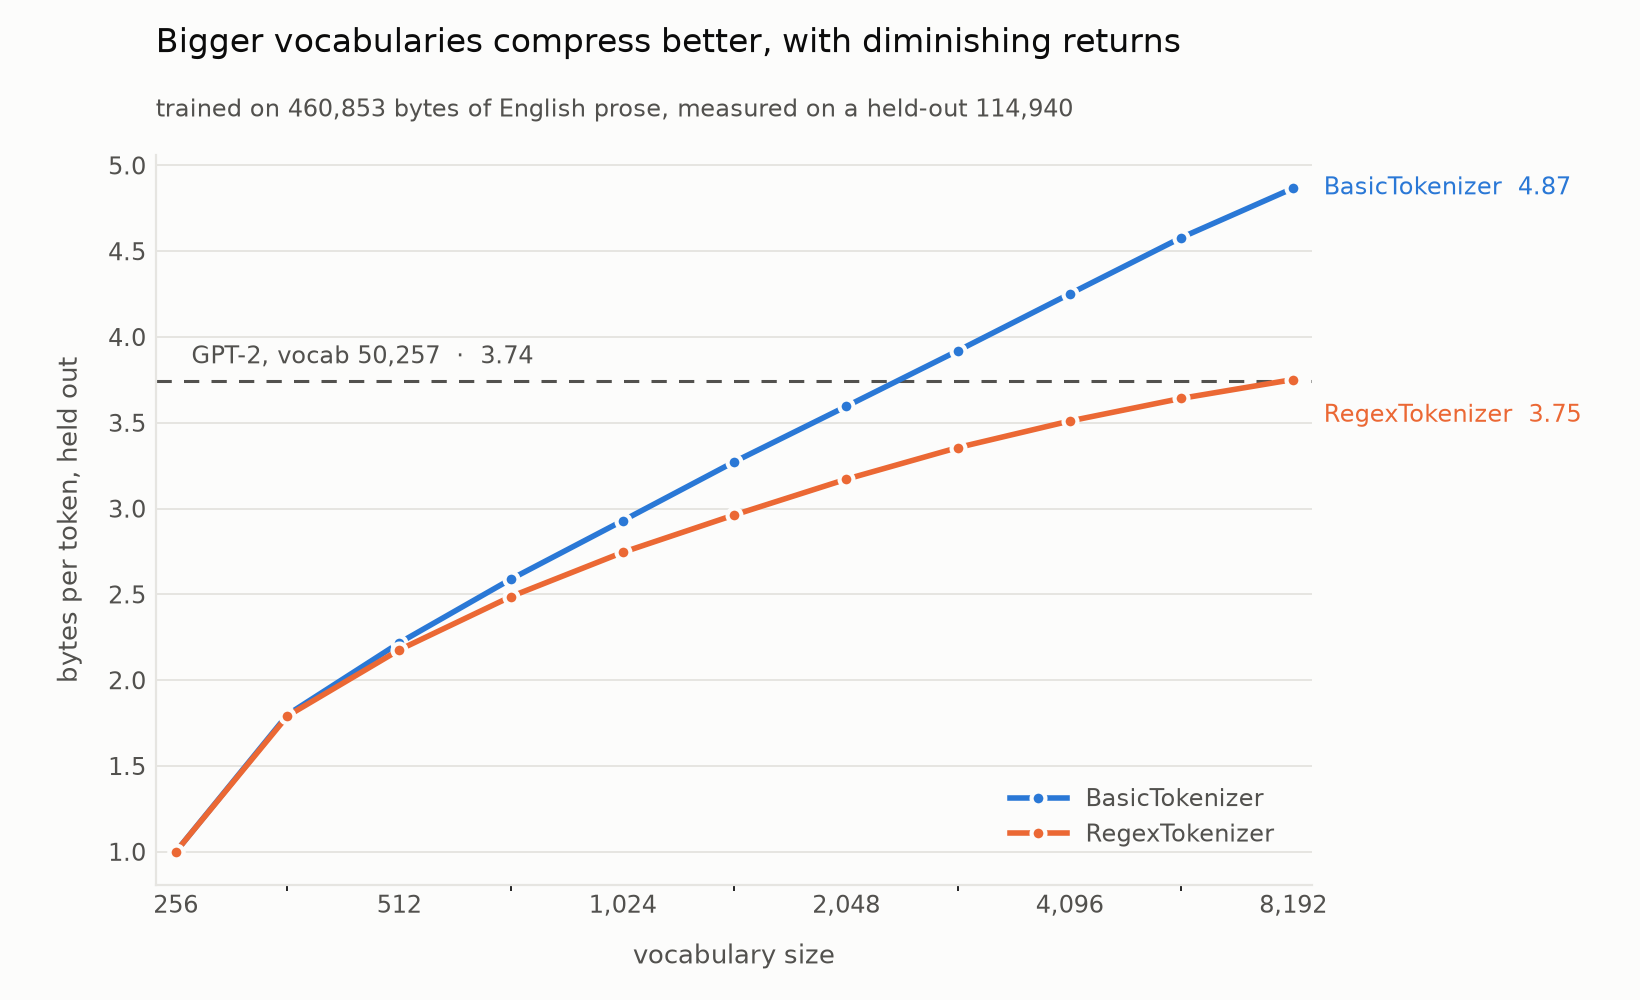

Recreate this plot in Python.
"""
Bytes per token as a function of vocabulary size, measured on held-out text.

Trains BasicTokenizer and RegexTokenizer on one slice of a corpus and measures
compression on a slice they never saw, across log-spaced vocab sizes from 256
(no merges at all, 1.00 bytes/token by definition) up to 8192. GPT-2's ratio on
the same held-out text is drawn as a reference.

    python benchmarks/compression.py                  # bundled Sherlock Holmes
    python benchmarks/compression.py --quick          # ~1 min, coarser sweep
    python benchmarks/compression.py --input book.txt --holdout-frac 0.2
    python benchmarks/compression.py --train a.txt --holdout b.txt

Writes benchmarks/compression.png and benchmarks/compression.json; --replot
redraws the figure from that json without retraining.
"""

from __future__ import annotations

# This module is named `compression`, which since Python 3.14 is also a stdlib
# package (bz2 does `from compression._common import _streams`). Running this
# file as a script puts benchmarks/ at the front of sys.path, where it would
# shadow that package and break bz2 -> shutil -> matplotlib. So drop our own
# directory from sys.path and add the repo root, before importing anything
# else. `os` and `sys` are already loaded at interpreter startup.
import os
import sys

_HERE = os.path.dirname(os.path.abspath(__file__))
_REPO_ROOT = os.path.dirname(_HERE)
sys.path[:] = [p for p in sys.path if os.path.abspath(p or os.getcwd()) != _HERE]
sys.path.insert(0, _REPO_ROOT)

import argparse  # noqa: E402
import copy  # noqa: E402
import json  # noqa: E402
import time  # noqa: E402
from pathlib import Path  # noqa: E402

from bpe import BasicTokenizer, RegexTokenizer  # noqa: E402
from bpe.base import Tokenizer  # noqa: E402
from bpe.gpt2 import GPT2Tokenizer  # noqa: E402

REPO_ROOT = Path(_REPO_ROOT)
OUT_PNG = REPO_ROOT / "benchmarks" / "compression.png"
OUT_JSON = REPO_ROOT / "benchmarks" / "compression.json"

TOKENIZERS = {"BasicTokenizer": BasicTokenizer, "RegexTokenizer": RegexTokenizer}

# design tokens, light surface
SURFACE = "#fcfcfb"
INK = "#0b0b0b"
INK_MUTED = "#52514e"
GRID = "#e6e5e1"
SERIES = {"BasicTokenizer": "#2a78d6", "RegexTokenizer": "#eb6834"}


def log_spaced(lo: int = 256, hi: int = 8192, per_octave: int = 2) -> list[int]:
    """Vocab sizes spaced evenly on a log2 axis, endpoints included."""
    import math

    steps = round(math.log2(hi / lo) * per_octave)
    sizes = [round(lo * 2 ** (i / per_octave)) for i in range(steps + 1)]
    return sorted(dict.fromkeys(sizes))


# -----------------------------------------------------------------------------
# corpus


def load_default_corpus() -> str:
    """
    The repo's standard corpus: Project Gutenberg's Sherlock Holmes.

    Reuses conftest's downloader rather than duplicating it, so the benchmark
    and the tests measure the same bytes from the same cache.
    """
    sys.path.insert(0, str(REPO_ROOT))
    from conftest import download_corpus, strip_gutenberg_boilerplate

    raw = download_corpus().read_text(encoding="utf-8").replace("\r\n", "\n")
    return strip_gutenberg_boilerplate(raw)


def split_corpus(text: str, holdout_frac: float) -> tuple[str, str]:
    """
    Contiguous split: the first (1-frac) trains, the last frac is held out.

    Contiguous rather than interleaved, so the held-out slice is genuinely
    unseen prose and not sentences surrounded by their own neighbours. It is
    still the same author and register as the training half, so these numbers
    describe in-domain generalization; use --train/--holdout with two unrelated
    files for the out-of-domain question.
    """
    cut = int(len(text) * (1.0 - holdout_frac))
    return text[:cut], text[cut:]


# -----------------------------------------------------------------------------
# measurement


def truncated(tok: Tokenizer, vocab_size: int) -> Tokenizer:
    """
    A copy of `tok` keeping only its first `vocab_size - 256` merges.

    This is the trick that makes the sweep affordable. Training is greedy and
    its state at step i does not depend on the target vocab size, so the merge
    list learned for 8192 has the list for any smaller vocab as an exact
    prefix. One training run therefore yields every point on the curve;
    training each size separately would repeat the same work eleven times.
    tests/test_compression_benchmark.py pins that equivalence.
    """
    clone = copy.copy(tok)  # shares the compiled split pattern; merges below are fresh
    clone.merges = dict(list(tok.merges.items())[: vocab_size - 256])
    clone.vocab = clone._build_vocab()
    return clone


def ratio(tok: Tokenizer, text: str) -> tuple[float, int, float]:
    """(bytes per token, token count, seconds) for `text` under `tok`."""
    t0 = time.perf_counter()
    ids = tok.encode(text)
    elapsed = time.perf_counter() - t0
    assert tok.decode(ids) == text, f"{type(tok).__name__} failed to roundtrip"
    return len(text.encode("utf-8")) / len(ids), len(ids), elapsed


def gpt2_reference(text: str) -> float | None:
    """GPT-2's bytes per token on `text`, or None if its files can't be loaded."""
    try:
        tok = GPT2Tokenizer.from_pretrained()
    except Exception as e:
        print(f"(skipping GPT-2 reference: {e})")
        return None
    return len(text.encode("utf-8")) / len(tok.encode_ordinary(text))


def run(train_text: str, holdout_text: str, sizes: list[int]) -> dict:
    """Train each tokenizer once at max(sizes), then measure every prefix."""
    results = []
    header = (
        f"{'tokenizer':<16}{'vocab':>7}{'held-out':>10}{'train':>8}"
        f"{'tokens':>9}{'enc s':>8}"
    )

    for name, cls in TOKENIZERS.items():
        print(f"\ntraining {name} to vocab {max(sizes)} "
              f"on {len(train_text.encode('utf-8')):,} bytes ...", flush=True)
        tok = cls()
        t0 = time.perf_counter()
        tok.train(train_text, max(sizes))
        train_s = time.perf_counter() - t0
        print(f"  {train_s:.1f}s\n")
        print(header)
        print("-" * len(header))

        for vocab_size in sizes:
            small = truncated(tok, vocab_size)
            held_ratio, ntokens, enc_s = ratio(small, holdout_text)
            train_ratio, _, _ = ratio(small, train_text)
            results.append({
                "name": name,
                "vocab_size": vocab_size,
                "holdout_ratio": held_ratio,
                "train_ratio": train_ratio,
                "holdout_tokens": ntokens,
                "encode_s": enc_s,
            })
            print(f"{name:<16}{vocab_size:>7}{held_ratio:>10.3f}{train_ratio:>8.3f}"
                  f"{ntokens:>9}{enc_s:>8.2f}", flush=True)

    reference = gpt2_reference(holdout_text)
    if reference is not None:
        print(f"\nGPT-2 (vocab 50257) on held-out text: {reference:.3f} bytes/token")

    return {
        "train_bytes": len(train_text.encode("utf-8")),
        "holdout_bytes": len(holdout_text.encode("utf-8")),
        "sizes": sizes,
        "gpt2_ratio": reference,
        "results": results,
    }


# -----------------------------------------------------------------------------
# plot


def plot(data: dict, out_path: Path):
    import matplotlib

    matplotlib.use("Agg")
    import matplotlib.pyplot as plt
    from matplotlib.ticker import FixedLocator, FuncFormatter, NullFormatter

    results, reference = data["results"], data["gpt2_ratio"]
    sizes = data["sizes"]

    fig, ax = plt.subplots(figsize=(8.2, 5.0), dpi=200)
    fig.patch.set_facecolor(SURFACE)
    ax.set_facecolor(SURFACE)

    # recessive solid hairline grid, y only: the reader compares heights
    ax.set_axisbelow(True)
    ax.grid(axis="y", color=GRID, linewidth=0.7, linestyle="-")
    for side in ("top", "right"):
        ax.spines[side].set_visible(False)
    for side in ("left", "bottom"):
        ax.spines[side].set_color(GRID)
        ax.spines[side].set_linewidth(0.8)

    if reference is not None:
        ax.axhline(reference, color=INK_MUTED, linewidth=1.1, linestyle=(0, (5, 4)),
                   zorder=1)
        # anchored left, where the curves are still far below it
        ax.text(sizes[0] * 1.05, reference + 0.07,
                f"GPT-2, vocab 50,257  ·  {reference:.2f}",
                color=INK_MUTED, fontsize=8.5, va="bottom", ha="left")

    # nudge colliding endpoint labels apart; RegexTokenizer lands on the GPT-2 rule
    label_offset = {"BasicTokenizer": 0, "RegexTokenizer": -13}
    for name in TOKENIZERS:
        rows = [r for r in results if r["name"] == name]
        if not rows:
            continue
        xs = [r["vocab_size"] for r in rows]
        ys = [r["holdout_ratio"] for r in rows]
        ax.plot(xs, ys, color=SERIES[name], linewidth=2, marker="o", markersize=5,
                markeredgecolor=SURFACE, markeredgewidth=1.5, label=name, zorder=3)
        # direct label at the right endpoint, so identity never rests on color alone
        ax.annotate(f"{name}  {ys[-1]:.2f}", (xs[-1], ys[-1]),
                    textcoords="offset points",
                    xytext=(11, label_offset.get(name, 0)),
                    color=SERIES[name], fontsize=8.5, va="center", ha="left",
                    annotation_clip=False)

    ax.set_xscale("log", base=2)
    octaves = [s for s in sizes if s & (s - 1) == 0]
    ax.xaxis.set_major_locator(FixedLocator(octaves))
    ax.xaxis.set_minor_locator(FixedLocator([s for s in sizes if s not in octaves]))
    ax.xaxis.set_major_formatter(FuncFormatter(lambda v, _: f"{int(v):,}"))
    # the half-octave points get a tick but no label; matplotlib's default log
    # minor formatter renders them as "1.41406 x 2^8"
    ax.xaxis.set_minor_formatter(NullFormatter())
    ax.set_xlim(sizes[0] * 0.94, sizes[-1] * 1.06)

    ax.set_xlabel("vocabulary size", color=INK_MUTED, fontsize=9.5, labelpad=9)
    ax.set_ylabel("bytes per token, held out", color=INK_MUTED, fontsize=9.5,
                  labelpad=9)
    ax.tick_params(colors=INK_MUTED, labelsize=8.5, length=0)

    # title block in axes coords, so it can't land on top of itself
    ax.text(0, 1.13, "Bigger vocabularies compress better, with diminishing returns",
            transform=ax.transAxes, color=INK, fontsize=12, va="bottom", ha="left")
    ax.text(0, 1.045,
            f"trained on {data['train_bytes']:,} bytes of English prose, "
            f"measured on a held-out {data['holdout_bytes']:,}",
            transform=ax.transAxes, color=INK_MUTED, fontsize=8.5,
            va="bottom", ha="left")

    # lower right is the one empty corner
    legend = ax.legend(frameon=False, loc="lower right", fontsize=8.5,
                       handlelength=2.4, borderaxespad=1.2)
    for text in legend.get_texts():
        text.set_color(INK_MUTED)

    # right margin holds the endpoint labels, top margin holds the title block
    fig.subplots_adjust(left=0.095, right=0.80, top=0.845, bottom=0.115)
    out_path.parent.mkdir(parents=True, exist_ok=True)
    fig.savefig(out_path, facecolor=SURFACE)
    print(f"wrote {out_path}")


# -----------------------------------------------------------------------------


def main():
    parser = argparse.ArgumentParser(
        description=__doc__, formatter_class=argparse.RawDescriptionHelpFormatter)
    parser.add_argument("--input", type=Path, help="one corpus, split by --holdout-frac")
    parser.add_argument("--train", type=Path, help="training corpus (with --holdout)")
    parser.add_argument("--holdout", type=Path, help="held-out corpus (with --train)")
    parser.add_argument("--holdout-frac", type=float, default=0.2)
    parser.add_argument("--sizes", type=int, nargs="+", default=None)
    parser.add_argument("--quick", action="store_true",
                        help="powers of two up to 2048; roughly a minute")
    parser.add_argument("--out", type=Path, default=OUT_PNG)
    parser.add_argument("--json", type=Path, default=OUT_JSON)
    parser.add_argument("--replot", action="store_true",
                        help="redraw from the saved json, no training")
    args = parser.parse_args()

    if args.replot:
        plot(json.loads(args.json.read_text()), args.out)
        return

    if bool(args.train) != bool(args.holdout):
        parser.error("--train and --holdout must be given together")

    if args.sizes:
        sizes = sorted(args.sizes)
    elif args.quick:
        sizes = [256, 512, 1024, 2048]
    else:
        sizes = log_spaced()
    if sizes[0] < 256:
        parser.error("vocab sizes must be at least 256")

    if args.train:
        train_text = args.train.read_text(encoding="utf-8")
        holdout_text = args.holdout.read_text(encoding="utf-8")
    else:
        text = (args.input.read_text(encoding="utf-8") if args.input
                else load_default_corpus())
        train_text, holdout_text = split_corpus(text, args.holdout_frac)

    print(f"train {len(train_text.encode('utf-8')):,} bytes | "
          f"held out {len(holdout_text.encode('utf-8')):,} bytes | "
          f"vocab sizes {sizes}")

    t0 = time.perf_counter()
    data = run(train_text, holdout_text, sizes)
    print(f"\ntotal {time.perf_counter() - t0:.0f}s")

    args.json.parent.mkdir(parents=True, exist_ok=True)
    args.json.write_text(json.dumps(data, indent=2) + "\n")
    print(f"wrote {args.json}")
    plot(data, args.out)


if __name__ == "__main__":
    main()
